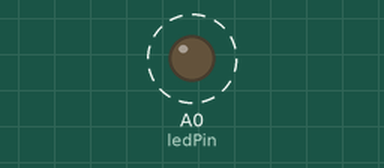
Simulated run of this program. Board: Arduino Nano RP2040 Connect. Parts: output pins drawn as LEDs (lit = HIGH). Dashed ring = blinking. What the program prints to the serial monitor is not drawn.

Above: at 0.6 s.
Timing chart, 0 to 3.0 s (numbered marks = the images above):
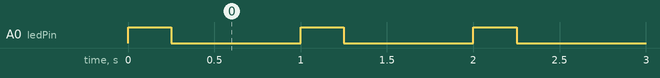

The program:

main.cpp
```cpp
#include <Arduino.h>
#include <Wire.h>
#include "AHT20.h"
AHT20 aht20;

int ledPin = A0; // chan dieu khien LED
float A = 24; // mốc giá trị A
float B = 26; // mốc giá trị B
float C = 28; // mốc giá trị C

void setup() {
  Serial.begin(9600);
  Serial.println("AHT20 demo!");
  pinMode(ledPin, OUTPUT);

  aht20.begin();
}

void activateLED( int dutyCycle, int period, int duration) {
  int onTime = (dutyCycle * period) / 100;
  int offTime = period - onTime;
  int startTime = millis();
  while (millis() - startTime < duration) {
    digitalWrite(ledPin, HIGH);
    delay(onTime);
    digitalWrite(ledPin, LOW);
    delay(offTime);
  }
}

void loop() {
  float temperature, humidity;
  aht20.getSensors(&humidity,&temperature);
  Serial.print("Temperature: "); Serial.print(temperature); Serial.println(" degrees C");
  Serial.print("Humidity: "); Serial.print(humidity); Serial.println("% rH");
  if (temperature <= A) {
    activateLED(25, 1000, 10000);
  }
  else if (temperature > A && temperature <= B) {
    activateLED(40, 1000, 30000);
  }
  else if (temperature > B && temperature <= C) {
    activateLED(60, 1000, 45000);
  }
  else if (temperature > C) {
    activateLED(75, 1000, 60000);
  }
}
```

Measured:
- by itself, A0 (ledPin): alternates HIGH for 0.25 s and LOW for 0.75 s
